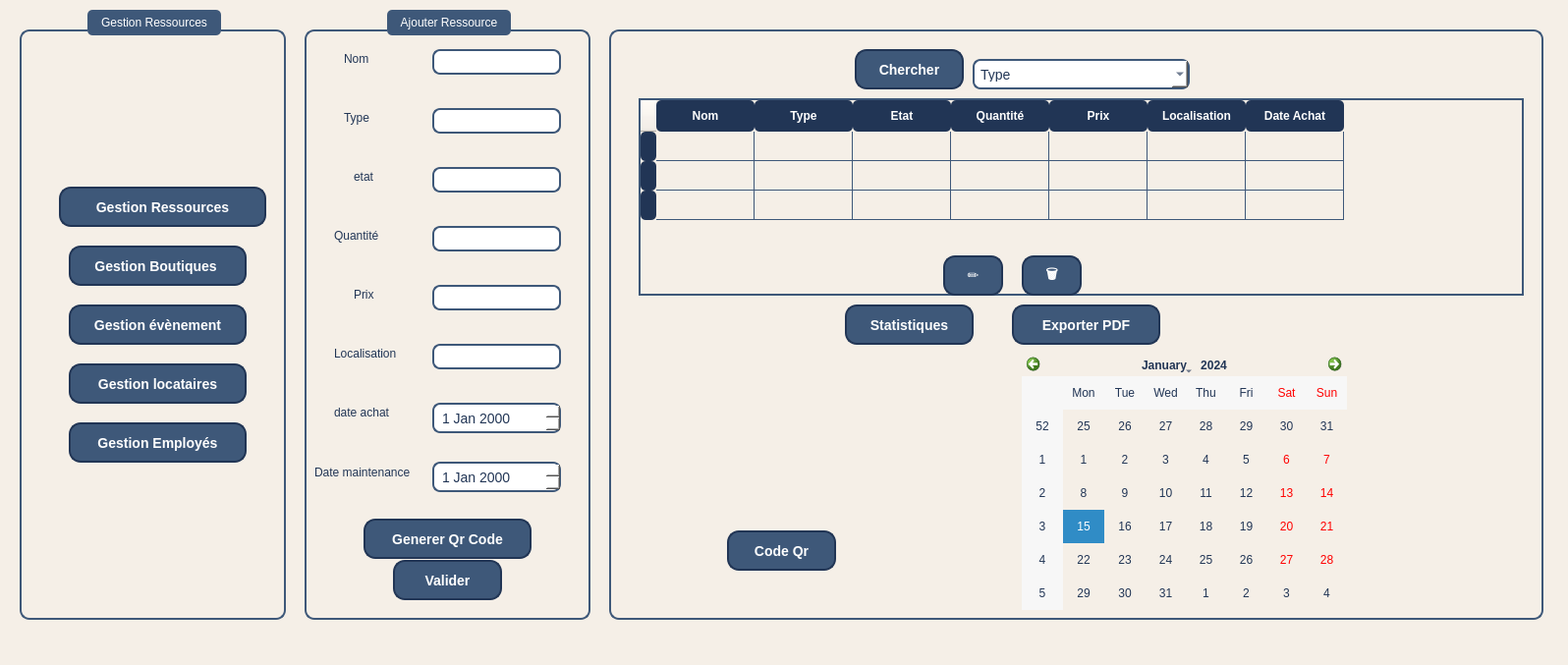
<?xml version="1.0" encoding="UTF-8"?>
<ui version="4.0">
 <class>MainWindow</class>
 <widget class="QMainWindow" name="MainWindow">
  <property name="geometry">
   <rect>
    <x>0</x>
    <y>0</y>
    <width>1596</width>
    <height>677</height>
   </rect>
  </property>
  <property name="windowTitle">
   <string>MainWindow</string>
  </property>
  <property name="styleSheet">
   <string notr="true">/* 🌟 Global Styles */
* {
    font-family: Arial, sans-serif;
    color: #213555; /* Dark blue for text */
}

/* 🌟 Background - Solid Beige */
QWidget {
    background-color: #f5efe7; /* Beige */
}

/* 🌟 Group Box - Forms &amp; Sections */
QGroupBox {
    background-color: #f5efe7;
    border: 2px solid #3e5879;
    border-radius: 10px;
    margin-top: 20px;
    padding: 10px;
}

QGroupBox::title {
    subcontrol-origin: margin;
    subcontrol-position: top center;
    background-color: #3e5879;
    color: white;
    padding: 6px 12px;
    border-radius: 5px;
    font-size: 14px;
    font-weight: bold;
}

/* 🌟 Input Fields */
QLineEdit,
QTextEdit,
QComboBox,
QDateEdit,
QTimeEdit {
    border: 2px solid #3e5879;
    border-radius: 8px;
    padding: 6px;
    font-size: 14px;
    background-color: #ffffff;
}

QLineEdit:focus,
QTextEdit:focus,
QComboBox:focus,
QDateEdit:focus,
QTimeEdit:focus {
    border: 2px solid #213555;
}

/* 🌟 Buttons */
QPushButton {
    background-color: #3e5879;
    color: #ffffff;
    border-radius: 12px;
    padding: 10px 20px;
    font-size: 14px;
    font-weight: bold;
    border: 2px solid #213555;
    transition: all 0.3s ease-in-out;
}

QPushButton:hover {
    background-color: #f5efe7;
    color: #213555;
    border: 2px solid #3e5879;
}

QPushButton:pressed {
    background-color: #213555;
    color: white;
    border: 2px solid #3e5879;
}

/* 🌟 Action Buttons */
QPushButton#edit {
    background-color: #3e5879;
    color: white;
    border-radius: 6px;
    padding: 6px;
}

QPushButton#delete {
    background-color: #d9534f;
    color: white;
    border-radius: 6px;
    padding: 6px;
}

QPushButton#delete:hover {
    background-color: #c9302c;
}

/* 🌟 Tables */
QTableWidget {
    border: 2px solid #3e5879;
    background-color: #f5efe7;
    gridline-color: #3e5879;
}

QHeaderView::section {
    background-color: #213555;
    color: white;
    padding: 7px;
    font-weight: bold;
    border: none;
    border-radius: 5px;
}

QTableWidget::item:hover {
    background-color: #e0d6cd;
}

/* 🌟 Sidebar */
QFrame#sidebar {
    background-color: #213555;
    color: white;
    border-radius: 10px;
}

QListWidget#menu {
    background: transparent;
    color: #f5efe7;
    font-size: 14px;
    border: none;
}

QListWidget#menu::item:hover {
    background-color: #3e5879;
    color: white;
    border-radius: 5px;
    padding: 5px;
}

/* 🌟 Search Bar */
QLineEdit#searchBar {
    border: 2px solid #3e5879;
    border-radius: 8px;
    padding: 6px;
    font-size: 14px;
    background-color: #ffffff;
}

QLineEdit#searchBar:focus {
    border: 2px solid #213555;
}
</string>
  </property>
  <widget class="QWidget" name="centralwidget">
   <widget class="QGroupBox" name="groupBox_2">
    <property name="geometry">
     <rect>
      <x>310</x>
      <y>10</y>
      <width>291</width>
      <height>621</height>
     </rect>
    </property>
    <property name="title">
     <string>Ajouter Ressource</string>
    </property>
    <widget class="QPushButton" name="pushButton_qr">
     <property name="geometry">
      <rect>
       <x>60</x>
       <y>518</y>
       <width>171</width>
       <height>41</height>
      </rect>
     </property>
     <property name="text">
      <string>Generer Qr Code</string>
     </property>
    </widget>
    <widget class="QPushButton" name="pushButton_valider">
     <property name="geometry">
      <rect>
       <x>90</x>
       <y>560</y>
       <width>111</width>
       <height>41</height>
      </rect>
     </property>
     <property name="text">
      <string>Valider</string>
     </property>
    </widget>
    <widget class="QLabel" name="label_8">
     <property name="geometry">
      <rect>
       <x>40</x>
       <y>100</y>
       <width>31</width>
       <height>20</height>
      </rect>
     </property>
     <property name="text">
      <string>Type</string>
     </property>
    </widget>
    <widget class="QLabel" name="label_10">
     <property name="geometry">
      <rect>
       <x>30</x>
       <y>220</y>
       <width>63</width>
       <height>20</height>
      </rect>
     </property>
     <property name="text">
      <string>Quantité</string>
     </property>
    </widget>
    <widget class="QLabel" name="label_11">
     <property name="geometry">
      <rect>
       <x>50</x>
       <y>280</y>
       <width>31</width>
       <height>20</height>
      </rect>
     </property>
     <property name="text">
      <string>Prix</string>
     </property>
    </widget>
    <widget class="QLabel" name="label_12">
     <property name="geometry">
      <rect>
       <x>30</x>
       <y>340</y>
       <width>81</width>
       <height>20</height>
      </rect>
     </property>
     <property name="text">
      <string>Localisation</string>
     </property>
    </widget>
    <widget class="QLabel" name="label_13">
     <property name="geometry">
      <rect>
       <x>30</x>
       <y>400</y>
       <width>71</width>
       <height>20</height>
      </rect>
     </property>
     <property name="text">
      <string>date achat </string>
     </property>
    </widget>
    <widget class="QLabel" name="label_14">
     <property name="geometry">
      <rect>
       <x>10</x>
       <y>460</y>
       <width>131</width>
       <height>21</height>
      </rect>
     </property>
     <property name="text">
      <string>Date maintenance</string>
     </property>
    </widget>
    <widget class="QLineEdit" name="lineEdit_7">
     <property name="geometry">
      <rect>
       <x>130</x>
       <y>220</y>
       <width>131</width>
       <height>26</height>
      </rect>
     </property>
    </widget>
    <widget class="QLineEdit" name="lineEdit_8">
     <property name="geometry">
      <rect>
       <x>130</x>
       <y>280</y>
       <width>131</width>
       <height>26</height>
      </rect>
     </property>
    </widget>
    <widget class="QLineEdit" name="lineEdit_9">
     <property name="geometry">
      <rect>
       <x>130</x>
       <y>340</y>
       <width>131</width>
       <height>26</height>
      </rect>
     </property>
    </widget>
    <widget class="QDateEdit" name="dateEdit_3">
     <property name="geometry">
      <rect>
       <x>130</x>
       <y>400</y>
       <width>131</width>
       <height>31</height>
      </rect>
     </property>
    </widget>
    <widget class="QDateEdit" name="dateEdit_4">
     <property name="geometry">
      <rect>
       <x>130</x>
       <y>460</y>
       <width>131</width>
       <height>31</height>
      </rect>
     </property>
    </widget>
    <widget class="QLineEdit" name="lineEdit_10">
     <property name="geometry">
      <rect>
       <x>130</x>
       <y>160</y>
       <width>131</width>
       <height>26</height>
      </rect>
     </property>
    </widget>
    <widget class="QLabel" name="label_15">
     <property name="geometry">
      <rect>
       <x>40</x>
       <y>40</y>
       <width>31</width>
       <height>20</height>
      </rect>
     </property>
     <property name="text">
      <string>Nom</string>
     </property>
    </widget>
    <widget class="QLineEdit" name="lineEdit_11">
     <property name="geometry">
      <rect>
       <x>130</x>
       <y>40</y>
       <width>131</width>
       <height>26</height>
      </rect>
     </property>
    </widget>
    <widget class="QLabel" name="label_18">
     <property name="geometry">
      <rect>
       <x>50</x>
       <y>160</y>
       <width>31</width>
       <height>20</height>
      </rect>
     </property>
     <property name="text">
      <string>etat</string>
     </property>
    </widget>
    <widget class="QLineEdit" name="lineEdit_12">
     <property name="geometry">
      <rect>
       <x>130</x>
       <y>100</y>
       <width>131</width>
       <height>26</height>
      </rect>
     </property>
    </widget>
   </widget>
   <widget class="QGroupBox" name="groupBox">
    <property name="geometry">
     <rect>
      <x>20</x>
      <y>10</y>
      <width>271</width>
      <height>621</height>
     </rect>
    </property>
    <property name="title">
     <string>Gestion Ressources</string>
    </property>
    <widget class="QPushButton" name="pushButton_12">
     <property name="geometry">
      <rect>
       <x>40</x>
       <y>180</y>
       <width>211</width>
       <height>41</height>
      </rect>
     </property>
     <property name="text">
      <string>Gestion Ressources</string>
     </property>
    </widget>
    <widget class="QPushButton" name="pushButton_13">
     <property name="geometry">
      <rect>
       <x>50</x>
       <y>240</y>
       <width>181</width>
       <height>41</height>
      </rect>
     </property>
     <property name="text">
      <string>Gestion Boutiques </string>
     </property>
    </widget>
    <widget class="QPushButton" name="pushButton_14">
     <property name="geometry">
      <rect>
       <x>50</x>
       <y>300</y>
       <width>181</width>
       <height>41</height>
      </rect>
     </property>
     <property name="text">
      <string>Gestion évènement</string>
     </property>
    </widget>
    <widget class="QPushButton" name="pushButton_15">
     <property name="geometry">
      <rect>
       <x>50</x>
       <y>360</y>
       <width>181</width>
       <height>41</height>
      </rect>
     </property>
     <property name="text">
      <string>Gestion locataires</string>
     </property>
    </widget>
    <widget class="QPushButton" name="pushButton_16">
     <property name="geometry">
      <rect>
       <x>50</x>
       <y>420</y>
       <width>181</width>
       <height>41</height>
      </rect>
     </property>
     <property name="text">
      <string>Gestion Employés</string>
     </property>
    </widget>
    <widget class="QLabel" name="label_17">
     <property name="geometry">
      <rect>
       <x>90</x>
       <y>40</y>
       <width>101</width>
       <height>91</height>
      </rect>
     </property>
     <property name="text">
      <string/>
     </property>
     <property name="pixmap">
      <pixmap>lowgo.png</pixmap>
     </property>
     <property name="scaledContents">
      <bool>true</bool>
     </property>
    </widget>
   </widget>
   <widget class="QGroupBox" name="groupBox_3">
    <property name="geometry">
     <rect>
      <x>620</x>
      <y>10</y>
      <width>951</width>
      <height>621</height>
     </rect>
    </property>
    <property name="title">
     <string/>
    </property>
    <widget class="QTableWidget" name="tableWidget">
     <property name="geometry">
      <rect>
       <x>30</x>
       <y>90</y>
       <width>901</width>
       <height>201</height>
      </rect>
     </property>
     <row>
      <property name="text">
       <string/>
      </property>
     </row>
     <row>
      <property name="text">
       <string/>
      </property>
     </row>
     <row>
      <property name="text">
       <string/>
      </property>
     </row>
     <column>
      <property name="text">
       <string>Nom</string>
      </property>
     </column>
     <column>
      <property name="text">
       <string>Type</string>
      </property>
     </column>
     <column>
      <property name="text">
       <string>Etat</string>
      </property>
     </column>
     <column>
      <property name="text">
       <string>Quantité</string>
      </property>
     </column>
     <column>
      <property name="text">
       <string>Prix</string>
      </property>
     </column>
     <column>
      <property name="text">
       <string>Localisation</string>
      </property>
     </column>
     <column>
      <property name="text">
       <string>Date Achat</string>
      </property>
     </column>
     <item row="0" column="0">
      <property name="text">
       <string/>
      </property>
     </item>
     <item row="0" column="1">
      <property name="text">
       <string/>
      </property>
     </item>
     <item row="0" column="2">
      <property name="text">
       <string/>
      </property>
     </item>
     <item row="0" column="3">
      <property name="text">
       <string/>
      </property>
     </item>
     <item row="0" column="4">
      <property name="text">
       <string/>
      </property>
     </item>
     <item row="0" column="5">
      <property name="text">
       <string/>
      </property>
     </item>
     <item row="0" column="6">
      <property name="text">
       <string/>
      </property>
     </item>
     <item row="1" column="0">
      <property name="text">
       <string/>
      </property>
     </item>
     <item row="1" column="1">
      <property name="text">
       <string/>
      </property>
     </item>
     <item row="1" column="2">
      <property name="text">
       <string/>
      </property>
     </item>
     <item row="1" column="3">
      <property name="text">
       <string/>
      </property>
     </item>
     <item row="1" column="4">
      <property name="text">
       <string/>
      </property>
     </item>
     <item row="1" column="5">
      <property name="text">
       <string/>
      </property>
     </item>
     <item row="1" column="6">
      <property name="text">
       <string/>
      </property>
     </item>
     <item row="2" column="0">
      <property name="text">
       <string/>
      </property>
     </item>
     <item row="2" column="1">
      <property name="text">
       <string/>
      </property>
     </item>
     <item row="2" column="2">
      <property name="text">
       <string/>
      </property>
     </item>
     <item row="2" column="3">
      <property name="text">
       <string/>
      </property>
     </item>
     <item row="2" column="4">
      <property name="text">
       <string/>
      </property>
     </item>
     <item row="2" column="5">
      <property name="text">
       <string/>
      </property>
     </item>
     <item row="2" column="6">
      <property name="text">
       <string/>
      </property>
     </item>
    </widget>
    <widget class="QCalendarWidget" name="calendarWidget">
     <property name="geometry">
      <rect>
       <x>420</x>
       <y>350</y>
       <width>331</width>
       <height>261</height>
      </rect>
     </property>
    </widget>
    <widget class="QPushButton" name="pushButton_scode">
     <property name="geometry">
      <rect>
       <x>120</x>
       <y>530</y>
       <width>111</width>
       <height>41</height>
      </rect>
     </property>
     <property name="text">
      <string>Code Qr</string>
     </property>
    </widget>
    <widget class="QLabel" name="label_16">
     <property name="geometry">
      <rect>
       <x>110</x>
       <y>400</y>
       <width>131</width>
       <height>111</height>
      </rect>
     </property>
     <property name="text">
      <string/>
     </property>
     <property name="pixmap">
      <pixmap>qrcode.png</pixmap>
     </property>
     <property name="scaledContents">
      <bool>true</bool>
     </property>
    </widget>
    <widget class="QPushButton" name="pushButton_stat">
     <property name="geometry">
      <rect>
       <x>240</x>
       <y>300</y>
       <width>131</width>
       <height>41</height>
      </rect>
     </property>
     <property name="text">
      <string>Statistiques</string>
     </property>
    </widget>
    <widget class="QPushButton" name="pushButton_pdf">
     <property name="geometry">
      <rect>
       <x>410</x>
       <y>300</y>
       <width>151</width>
       <height>41</height>
      </rect>
     </property>
     <property name="text">
      <string>Exporter PDF</string>
     </property>
    </widget>
    <widget class="QPushButton" name="pushButton_supp">
     <property name="geometry">
      <rect>
       <x>420</x>
       <y>250</y>
       <width>61</width>
       <height>41</height>
      </rect>
     </property>
     <property name="text">
      <string>🗑️</string>
     </property>
    </widget>
    <widget class="QPushButton" name="pushButton_modif">
     <property name="geometry">
      <rect>
       <x>340</x>
       <y>250</y>
       <width>61</width>
       <height>41</height>
      </rect>
     </property>
     <property name="text">
      <string>✏️</string>
     </property>
    </widget>
    <widget class="QComboBox" name="comboBoxtype">
     <property name="geometry">
      <rect>
       <x>370</x>
       <y>50</y>
       <width>221</width>
       <height>31</height>
      </rect>
     </property>
     <item>
      <property name="text">
       <string>Type</string>
      </property>
     </item>
     <item>
      <property name="text">
       <string>Prix</string>
      </property>
     </item>
     <item>
      <property name="text">
       <string>Localisation</string>
      </property>
     </item>
    </widget>
    <widget class="QPushButton" name="pushButton_chercher">
     <property name="geometry">
      <rect>
       <x>250</x>
       <y>40</y>
       <width>111</width>
       <height>41</height>
      </rect>
     </property>
     <property name="text">
      <string>Chercher</string>
     </property>
    </widget>
   </widget>
   <zorder>groupBox_3</zorder>
   <zorder>groupBox_2</zorder>
   <zorder>groupBox</zorder>
  </widget>
  <widget class="QStatusBar" name="statusbar"/>
  <widget class="QMenuBar" name="menuBar">
   <property name="geometry">
    <rect>
     <x>0</x>
     <y>0</y>
     <width>1596</width>
     <height>23</height>
    </rect>
   </property>
  </widget>
 </widget>
 <resources/>
 <connections/>
</ui>
